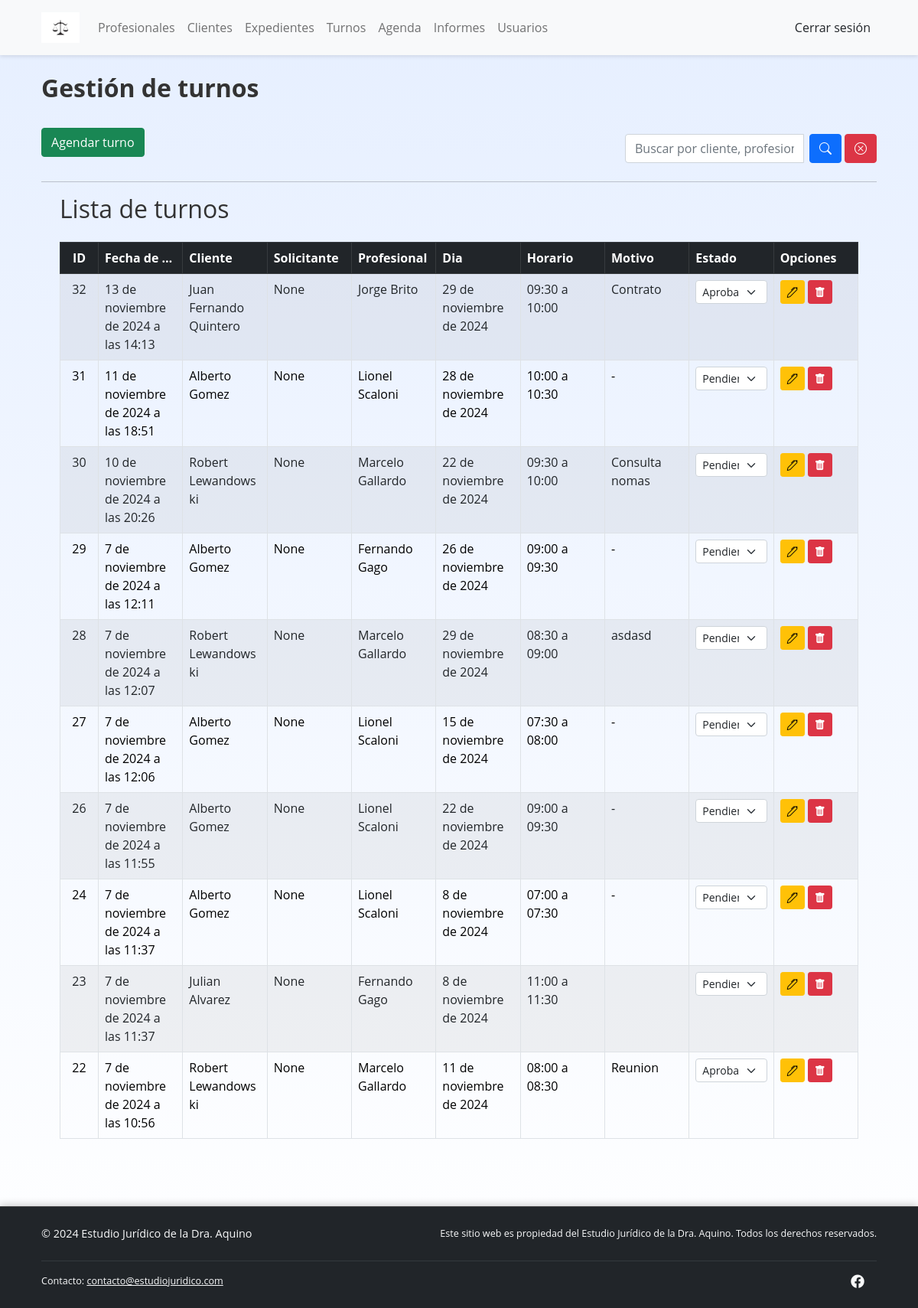
Page /turnos/ (signed in) on the committed database.
### turnos/models.py (models this page shows, shortened)
class Turno(models.Model):
    cliente = models.ForeignKey(Cliente, on_delete=models.CASCADE, related_name='turnos', null=True, blank=True, default='-')
    solicitante = models.CharField(max_length=100, null=True, blank=True)
    profesional = models.ForeignKey(Profesional, on_delete=models.CASCADE, related_name='turnos', default='-')
    id_turno = models.AutoField(primary_key=True)
    dia = models.DateField(validators=[validar_dia])
    horario = models.CharField(max_length=50, choices=HORARIOS)
    motivo = models.TextField(max_length=500, null=True, blank=True, default='-')
    estado = models.CharField(max_length=25, choices=ESTADOS, default='Pendiente de aprobación')
    fecha_creacion = models.DateTimeField(auto_now_add=True)
    class Meta:
        ordering = ['-fecha_creacion']
        constraints = [
            models.UniqueConstraint(
                fields=['dia', 'horario', 'profesional'],
                name='unique_turno_profesional'
            )
        ]

### clientes/models.py (models this page shows, shortened)
class Cliente(models.Model):
    nombre = models.CharField(max_length=60)
    apellido = models.CharField(max_length=60)
    dni = models.CharField('DNI', max_length=8, primary_key=True, unique=True, validators=[validar_dni])  # PK y de valor único
    estado = models.BooleanField(default=True)
    fecha_ingreso = models.DateField('Fecha de ingreso')
    fecha_nacimiento = models.DateField('Fecha de nacimiento', blank=True, null=True)
    nacionalidad = models.CharField('Nacionalidad', max_length=50)
    ocupacion = models.CharField('Ocupación', max_length=50, blank=True, null=True)
    lugar_laboral = models.CharField('Lugar laboral', max_length=100, blank=True, null=True)
    años_aportes = models.IntegerField('Años de aportes', default=None, blank=True, null=True)
    domicilio = models.CharField(max_length=250, null=True, blank=True)
    cod_postal = models.CharField('Codigo postal', max_length=4, null=True, blank=True, validators=[validar_codPostal])
    telefono = models.CharField(max_length=10, null=True, validators=[validar_telefono])
    email = models.EmailField(max_length=250, null=True, blank=True)
    @property
    def full_name(self):
        return f"{self.nombre} {self.apellido}"

### profesionales/models.py (models this page shows, shortened)
class Profesional(models.Model):
    nombre = models.CharField(max_length=60)
    apellido = models.CharField(max_length=60)
    dni = models.CharField('DNI', max_length=8, primary_key=True, unique=True, validators=[validar_dni])  # PK y de valor único
    idMatriculaProf = models.CharField('Nº de matricula del profesional', max_length=50, unique=True)
    foto = models.ImageField('Foto', upload_to='images/', null=True, blank=True)
    especialidad = models.CharField(max_length=200, choices=ESPECIALIDADES, null=True, blank=True)
    estado = models.BooleanField(default=True)
    fecha_ingreso = models.DateField('Fecha de ingreso')
    fecha_egreso = models.DateField('Fecha de egreso', null=True, blank=True)
    motivo_egreso = models.TextField('Motivo de egreso', max_length=250, null=True, blank=True)
    domicilio = models.CharField(max_length=250, null=True, blank=True)
    cod_postal = models.CharField('Codigo Postal', max_length=4, null=True, blank=True)
    telefono = models.CharField(max_length=10, null=True, validators=[validar_telefono])
    email = models.EmailField(max_length=250, null=True, blank=True)
    class Meta:
        verbose_name_plural = 'Profesionales'
    @property
    def full_name(self):
        return f"{self.nombre} {self.apellido}"

### turnos/views.py (the view, shortened to what this page needs)
# urls.py: path("", ListTurno.as_view(), name="turnos"),
class ListTurno(LoginRequiredMixin, ListView):
    model = Turno
    template_name = 'turnos/turnos.html'
    context_object_name = 'turnos'
    paginate_by = 10
    def get_queryset(self):
        user = self.request.user
        if user.rol == 'Admin':
            queryset = Turno.objects.all()
        elif user.rol == 'Cliente':
            try:
                cliente = Cliente.objects.get(usuario=user)
                queryset = Turno.objects.filter(cliente=cliente)
            except Cliente.DoesNotExist:
                return Turno.objects.none()
        elif user.rol == 'Abogado':
            try:
                profesional = Profesional.objects.get(usuario=user)
                queryset = Turno.objects.filter(profesional=profesional)
            except Profesional.DoesNotExist:
                return Turno.objects.none()
        else:
            return Turno.objects.none()
        query = self.request.GET.get('q', '')
        return queryset
    def get_context_data(self, **kwargs):
        context = super().get_context_data(**kwargs)
        context['q'] = self.request.GET.get('q', '')
        return context

### turnos/templates/turnos/turnos.html (shortened to what this page needs)
{% extends "main.html" %}
{% block content %}
<br>
<h2 class="text-start"><strong>Gestión de turnos</strong></h2>
<br>
<div class="d-flex justify-content-between align-items-center mb-3">
    <a href="{% url 'crear-turno' %}" class="btn btn-success mb-3">Agendar turno</a>
    <form method="GET" action="{% url 'turnos' %}" class="d-flex">
        <div class="input-group">
            <input type="text" name="q" class="form-control me-2" placeholder="Buscar por cliente, profesional, dia, motivo..." value="{{ q }}">
            <button type="submit" class="btn btn-primary rounded" aria-label="Buscar">
                <i class="bi bi-search"></i>
            </button>
            <a href="{% url 'turnos' %}" class="btn btn-danger ms-1 rounded" aria-label="Limpiar">
                <i class="bi bi-x-circle"></i>
            </a>
        </div>
    </form>
</div>
<hr>
<div class="container">
    <h2 class="mb-4">Lista de turnos</h2>
    <table class="table table-striped table-bordered">
        <thead class="table-dark">
            <tr>
                <th class="col-id_turno">ID</th>
                {% if user.rol == 'Admin' %}
                <th>Fecha de creación</th>
                {% endif %}
                <th>Cliente</th>
                <th>Solicitante</th>
                <th>Profesional</th>
                <th>Dia</th>
                <th>Horario</th>
                <th>Motivo</th>
                <th>Estado</th>
                {% if user.rol == 'Admin' or user.rol == 'Abogado' %}
                <th>Opciones</th>
                {% endif %}
            </tr>
        </thead>
        <tbody>
            {% for turno in turnos %}
            <tr>
                <td class="col-id_turno">{{ turno.id_turno }}</td>
                {% if user.rol == 'Admin' %}
                <td>{{ turno.fecha_creacion }}</td>
                {% endif %}
                <td>{{ turno.cliente.full_name }}</td>
                <td>{{ turno.solicitante }}</td>
                <td>{{ turno.profesional.full_name }}</td>
                <td>{{ turno.dia }}</td>
                <td>{{ turno.horario }}</td>
                <td>{{ turno.motivo }}</td>
                {% if user.rol == 'Admin' or user.rol == 'Abogado' %}
                <td>
                    <form method="POST" action="{% url 'actualizar-estado' turno.pk %}">
                        <select class="form-select form-select-sm" name="estado" onchange="this.form.submit()">
                            <option value="Pendiente" {% if turno.estado == 'Pendiente' %}selected{% endif %}>Pendiente de aprobación</option>
                            <option value="Aprobado" {% if turno.estado == 'Aprobado' %}selected{% endif %}>Aprobado</option>
                        </select>
                    </form>
                </td>
                {% else %}
                <td>{{ turno.estado }}</td>
                {% endif %}
                {% if user.rol == 'Admin' or user.rol == 'Abogado' %}
                <td>
                    <a href="{% url 'actualizar-turno' turno.pk %}" class="btn btn-warning btn-sm">
                        <i class="bi bi-pen"></i>
                    </a>
                    <a href="{% url 'eliminar-turno' turno.pk %}" class="btn btn-danger btn-sm">
                        <i class="bi bi-trash-fill"></i>
                    </a>
                </td>
                {% endif %}
            </tr>
            {% endfor %}
        </tbody>
    </table>
</div>
<div class="d-flex justify-content-center mt-4">
</div>
{% endblock content %}

### static/styles/app.css (style rules this page uses)
table { table-layout: fixed; width: 100%; }
.col-id_turno { width: 4%; white-space: nowrap; }
table th, table td { white-space: nowrap; text-overflow: ellipsis; overflow: hidden; }
table.table td { white-space: normal; word-wrap: break-word; max-width: 200px; vertical-align: top; }
.col-id_turno { width: 50px; text-align: center; }
body { background: linear-gradient(to bottom, #e6efff, #ffffff); background-attachment: fixed; font-family: 'Open Sans', sans-serif; color: #333; }

### rows in the picture
Turno: id_turno "32", fecha_creacion "13 de noviembre de 2024 a las 14:13", cliente.full_name "Juan Fernando Quintero", solicitante "None", profesional.full_name "Jorge Brito", dia "29 de noviembre de 2024", horario "09:30 a 10:00", motivo "Contrato", estado "Aprobado"
Turno: id_turno "31", fecha_creacion "11 de noviembre de 2024 a las 18:51", cliente.full_name "Alberto Gomez", solicitante "None", profesional.full_name "Lionel Scaloni", dia "28 de noviembre de 2024", horario "10:00 a 10:30", motivo "-"
Turno: id_turno "30", fecha_creacion "10 de noviembre de 2024 a las 20:26", cliente.full_name "Robert Lewandowski", solicitante "None", profesional.full_name "Marcelo Gallardo", dia "22 de noviembre de 2024", horario "09:30 a 10:00", motivo "Consulta nomas"
Turno: id_turno "29", fecha_creacion "7 de noviembre de 2024 a las 12:11", cliente.full_name "Alberto Gomez", solicitante "None", profesional.full_name "Fernando Gago", dia "26 de noviembre de 2024", horario "09:00 a 09:30", motivo "-"
Turno: id_turno "28", fecha_creacion "7 de noviembre de 2024 a las 12:07", cliente.full_name "Robert Lewandowski", solicitante "None", profesional.full_name "Marcelo Gallardo", dia "29 de noviembre de 2024", horario "08:30 a 09:00", motivo "asdasd"
Turno: id_turno "27", fecha_creacion "7 de noviembre de 2024 a las 12:06", cliente.full_name "Alberto Gomez", solicitante "None", profesional.full_name "Lionel Scaloni", dia "15 de noviembre de 2024", horario "07:30 a 08:00", motivo "-"
Turno: id_turno "26", fecha_creacion "7 de noviembre de 2024 a las 11:55", cliente.full_name "Alberto Gomez", solicitante "None", profesional.full_name "Lionel Scaloni", dia "22 de noviembre de 2024", horario "09:00 a 09:30", motivo "-"
Turno: id_turno "24", fecha_creacion "7 de noviembre de 2024 a las 11:37", cliente.full_name "Alberto Gomez", solicitante "None", profesional.full_name "Lionel Scaloni", dia "8 de noviembre de 2024", horario "07:00 a 07:30", motivo "-"
Turno: id_turno "23", fecha_creacion "7 de noviembre de 2024 a las 11:37", cliente.full_name "Julian Alvarez", solicitante "None", profesional.full_name "Fernando Gago", dia "8 de noviembre de 2024", horario "11:00 a 11:30"
Turno: id_turno "22", fecha_creacion "7 de noviembre de 2024 a las 10:56", cliente.full_name "Robert Lewandowski", solicitante "None", profesional.full_name "Marcelo Gallardo", dia "11 de noviembre de 2024", horario "08:00 a 08:30", motivo "Reunion", estado "Aprobado"
